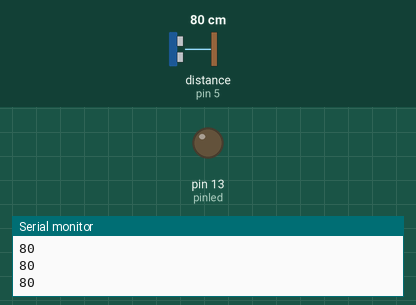
Recording of a sketch running on a simulated Arduino Uno, built with avr-gcc and run on an emulated ATmega328P. Shown: output pins drawn as LEDs (lit = HIGH), the last lines printed to the serial monitor. Wiring (inferred from the names in the program): ultrasonic range finder: trigger pin 6; echo pin 5. Inputs (shaded band) come from the test bench; at power-on: distance to the obstacle (sensor on pin 5) 80 cm. The echo pulse lasts 58.3 µs per cm; pins used as bus, display or sensor lines are not drawn.

Above: at 1.2 s.
1.3 s: distance to the obstacle (sensor on pin 5) set to 18 cm
2.8 s: distance to the obstacle (sensor on pin 5) set to 15 cm
At 4.2 s:
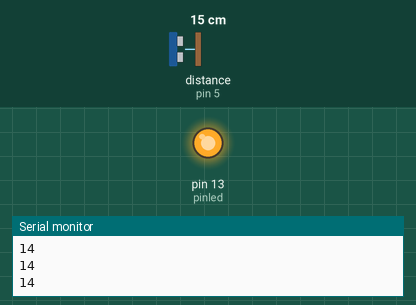
4.5 s: distance to the obstacle (sensor on pin 5) set to 35 cm
At 5.4 s:
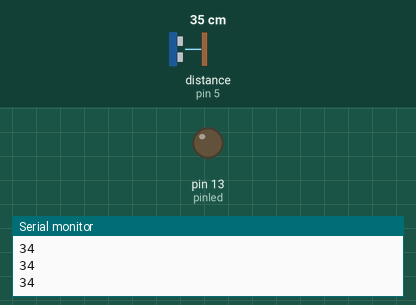
6.3 s: distance to the obstacle (sensor on pin 5) set to 2 cm
At 7.6 s:
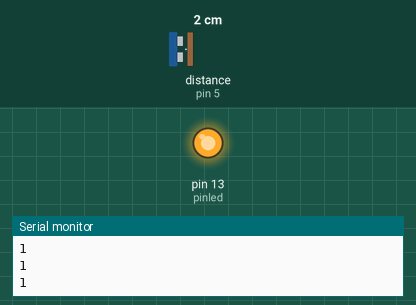
Timing chart, 0 to 9.1 s (numbered marks = the images above; inputs shaded):
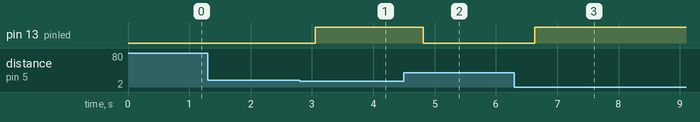

The sketch:

PruebaUlltrasonicos.ino
```cpp
const int pinecho = 5;
const int pintrigger = 6;
const int pinled = 13;

// VARIABLES PARA CALCULOS
unsigned int tiempo, distancia;

void setup() {
  // PREPARAR LA COMUNICACION SERIAL
  Serial.begin(9600);
  // CONFIGURAR PINES DE ENTRADA Y SALIDA
  pinMode(pinecho, INPUT);
  pinMode(pintrigger, OUTPUT);
  pinMode(13, OUTPUT);
}

void loop() {
  // ENVIAR PULSO DE DISPARO EN EL PIN "TRIGGER"
  digitalWrite(pintrigger, LOW);
  delayMicroseconds(2);
  digitalWrite(pintrigger, HIGH);
  // EL PULSO DURA AL MENOS 10 uS EN ESTADO ALTO
  delayMicroseconds(10);
  digitalWrite(pintrigger, LOW);

  // MEDIR EL TIEMPO EN ESTADO ALTO DEL PIN "ECHO" EL PULSO ES PROPORCIONAL A LA DISTANCIA MEDIDA
  tiempo = pulseIn(pinecho, HIGH);

  // LA VELOCIDAD DEL SONIDO ES DE 340 M/S O 29 MICROSEGUNDOS POR CENTIMETRO
  // DIVIDIMOS EL TIEMPO DEL PULSO ENTRE 58, TIEMPO QUE TARDA RECORRER IDA Y VUELTA UN CENTIMETRO LA ONDA SONORA
  distancia = tiempo / 58;

  // ENVIAR EL RESULTADO AL MONITOR SERIAL
 Serial.println(distancia);
 // Serial.println(" cm");
  delay(200);

  // ENCENDER EL LED CUANDO SE CUMPLA CON CIERTA DISTANCIA
  if (distancia <= 15) {
    digitalWrite(13, HIGH);
    delay(50);
  } else {
    digitalWrite(13, LOW);
  }
}
```

Measured:
- the behaviour switches between 17 and 16 cm on distance to the obstacle (sensor on pin 5) (found by bisection; images 0 and 1)
- after the input at 2.8 s, pin 13 (pinled): LOW → HIGH after 0.25 s
- after the input at 4.5 s, pin 13 (pinled): HIGH → LOW after 0.31 s
- after the input at 6.3 s, pin 13 (pinled): LOW → HIGH after 0.33 s
